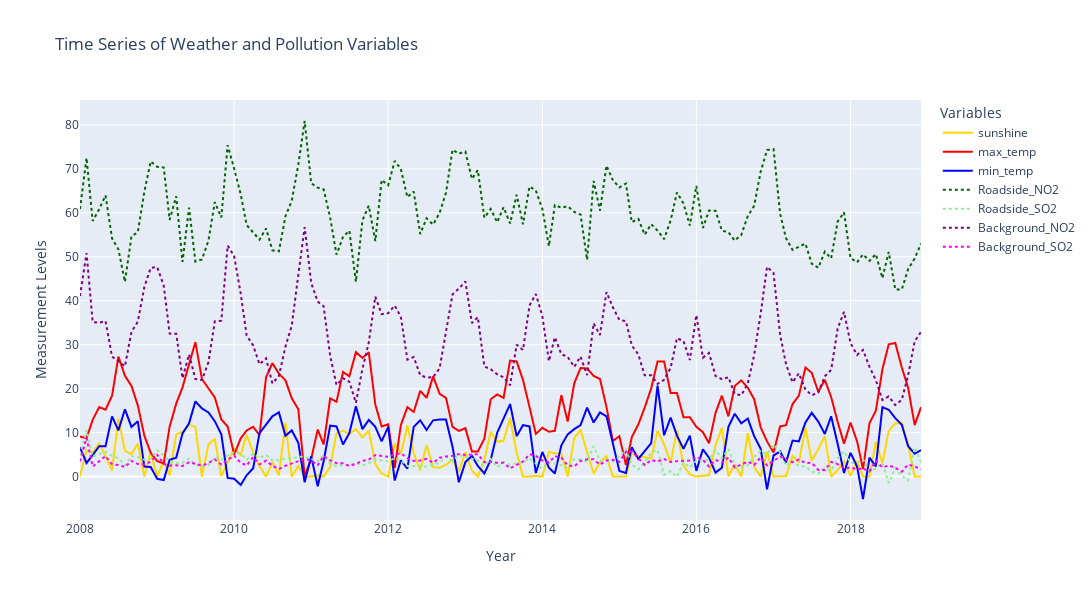

Here is the notebook cell this chart was saved with:
### Markdown cell above
The provided boxplots illustrate the annual variations in weather and pollution variables in London from 2008 to 2018. Weather metrics such as global radiation and pressure show distinct yearly patterns with some fluctuations, indicating typical seasonal variations. For pollution variables, PM10 and ozone (O3) levels display consistency over the years but with notable spikes, highlighting episodic pollution events possibly triggered by specific weather conditions or human activities. Additionally, the NOx levels in both roadside and background locations show similar trends, reflecting persistent exposure to nitrogen oxides amidst urban traffic emissions.

### Code cell
combined_data['date'] = pd.to_datetime(combined_data['date'])
combined_data['year'] = combined_data['date'].dt.year

# Define weather and pollution variables for trend plots
weather_vars = ['sunshine', 'max_temp', 'min_temp']
pollution_vars = ['Roadside_NO2', 'Roadside_SO2', 
                  'Background_NO2', 'Background_SO2']

colors = {
    'sunshine': 'gold',
    'max_temp': 'red',
    'min_temp': 'blue',
    'Roadside_NO2': 'darkgreen',
    'Roadside_SO2': 'lightgreen',
    'Background_NO2': 'purple',
    'Background_SO2': 'magenta'
}

fig = go.Figure()
# Add traces for weather variables
for var in weather_vars:
    fig.add_trace(
        go.Scatter(x=combined_data['date'], y=combined_data[var], mode='lines', name=var,
                   line=dict(color=colors[var], width=2))
    )

# Add traces for pollution variables
for var in pollution_vars:
    fig.add_trace(
        go.Scatter(x=combined_data['date'], y=combined_data[var], mode='lines', name=var,
                   line=dict(color=colors[var], width=2, dash='dot'))  # Use dash for pollution for distinction
    )


fig.update_layout(
    height=600, width=1100, 
    title_text="Time Series of Weather and Pollution Variables",
    xaxis_title='Year',
    yaxis_title='Measurement Levels',
    legend_title='Variables'
)

fig.show()

### Figure 1 — Plotly figure (JSON) as saved in the notebook; plotly's stock layout.template omitted (floating-point values rounded to 4 significant figures; data arrays with more than 128 entries replaced by an {"elided": "..."} marker saying what was removed)
{"data": [{"line": {"color": "gold", "width": 2}, "mode": "lines", "name": "sunshine", "type": "scatter", "x": {"elided": "132 str values"}, "y": {"elided": "132 float values"}}, {"line": {"color": "red", "width": 2}, "mode": "lines", "name": "max_temp", "type": "scatter", "x": {"elided": "132 str values"}, "y": {"elided": "132 float values"}}, {"line": {"color": "blue", "width": 2}, "mode": "lines", "name": "min_temp", "type": "scatter", "x": {"elided": "132 str values"}, "y": {"elided": "132 float values"}}, {"line": {"color": "darkgreen", "dash": "dot", "width": 2}, "mode": "lines", "name": "Roadside_NO2", "type": "scatter", "x": {"elided": "132 str values"}, "y": {"elided": "132 float values"}}, {"line": {"color": "lightgreen", "dash": "dot", "width": 2}, "mode": "lines", "name": "Roadside_SO2", "type": "scatter", "x": {"elided": "132 str values"}, "y": {"elided": "132 float values"}}, {"line": {"color": "purple", "dash": "dot", "width": 2}, "mode": "lines", "name": "Background_NO2", "type": "scatter", "x": {"elided": "132 str values"}, "y": {"elided": "132 float values"}}, {"line": {"color": "magenta", "dash": "dot", "width": 2}, "mode": "lines", "name": "Background_SO2", "type": "scatter", "x": {"elided": "132 str values"}, "y": {"elided": "132 float values"}}], "layout": {"height": 600, "legend": {"title": {"text": "Variables"}}, "title": {"text": "Time Series of Weather and Pollution Variables"}, "width": 1100, "xaxis": {"autorange": true, "range": ["2008-01-01", "2018-12-01"], "title": {"text": "Year"}, "type": "date"}, "yaxis": {"autorange": true, "range": [-9.877, 85.66], "title": {"text": "Measurement Levels"}, "type": "linear"}}}
